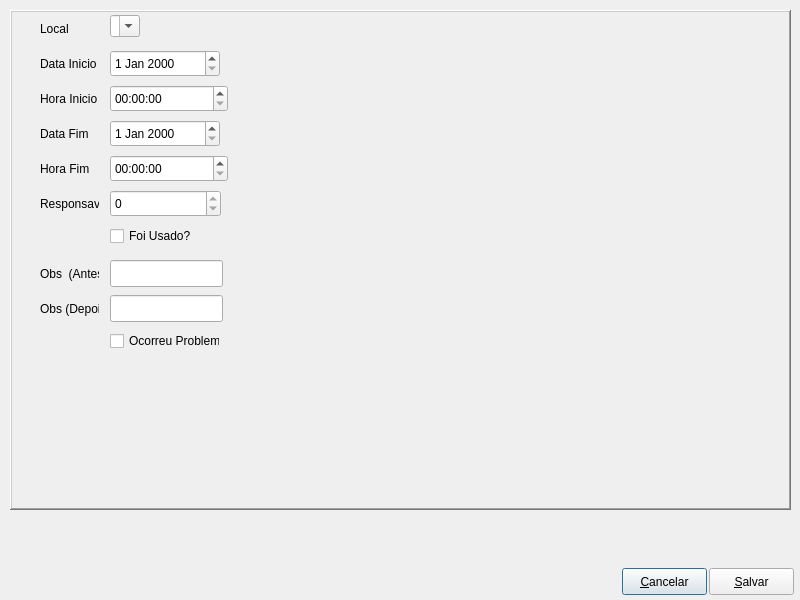
<?xml version="1.0" encoding="UTF-8"?>
<ui version="4.0">
 <class>Editreserve</class>
 <widget class="QDialog" name="Editreserve">
  <property name="geometry">
   <rect>
    <x>0</x>
    <y>0</y>
    <width>800</width>
    <height>600</height>
   </rect>
  </property>
  <property name="windowTitle">
   <string>Edit</string>
  </property>
  <widget class="QFrame" name="frame">
   <property name="geometry">
    <rect>
     <x>10</x>
     <y>10</y>
     <width>781</width>
     <height>500</height>
    </rect>
   </property>
   <property name="frameShape">
    <enum>QFrame::WinPanel</enum>
   </property>
   <property name="frameShadow">
    <enum>QFrame::Raised</enum>
   </property>
   <widget class="QLabel" name="Lblcommona_id">
    <property name="geometry">
     <rect>
      <x>30</x>
      <y>10</y>
      <width>59</width>
      <height>17</height>
     </rect>
    </property>
    <property name="text">
     <string>Local</string>
    </property>
   </widget>
   <widget class="SComboBox" name="CmbBxcommona_id">
    <property name="geometry">
     <rect>
      <x>100</x>
      <y>5</y>
      <width>27</width>
      <height>20</height>
     </rect>
    </property>
    <property name="editable">
     <bool>true</bool>
    </property>
    <property name="sizeAdjustPolicy">
     <enum>QComboBox::AdjustToContents</enum>
    </property>
    <item>
     <property name="text">
      <string/>
     </property>
    </item>
   </widget>
   <widget class="QLabel" name="Lbldate_start">
    <property name="geometry">
     <rect>
      <x>30</x>
      <y>45</y>
      <width>59</width>
      <height>17</height>
     </rect>
    </property>
    <property name="text">
     <string>Data Inicio</string>
    </property>
   </widget>
   <widget class="QDateEdit" name="DtEdtdate_start">
    <property name="geometry">
     <rect>
      <x>100</x>
      <y>40</y>
      <width>110</width>
      <height>27</height>
     </rect>
    </property>
   </widget>
   <widget class="QLabel" name="Lbltime_start">
    <property name="geometry">
     <rect>
      <x>30</x>
      <y>80</y>
      <width>59</width>
      <height>17</height>
     </rect>
    </property>
    <property name="text">
     <string>Hora Inicio</string>
    </property>
   </widget>
   <widget class="QTimeEdit" name="TmEdttime_start">
    <property name="geometry">
     <rect>
      <x>100</x>
      <y>75</y>
      <width>118</width>
      <height>27</height>
     </rect>
    </property>
   </widget>
   <widget class="QLabel" name="Lbldate_end">
    <property name="geometry">
     <rect>
      <x>30</x>
      <y>115</y>
      <width>59</width>
      <height>17</height>
     </rect>
    </property>
    <property name="text">
     <string>Data Fim</string>
    </property>
   </widget>
   <widget class="QDateEdit" name="DtEdtdate_end">
    <property name="geometry">
     <rect>
      <x>100</x>
      <y>110</y>
      <width>110</width>
      <height>27</height>
     </rect>
    </property>
   </widget>
   <widget class="QLabel" name="Lbltime_end">
    <property name="geometry">
     <rect>
      <x>30</x>
      <y>150</y>
      <width>59</width>
      <height>17</height>
     </rect>
    </property>
    <property name="text">
     <string>Hora Fim</string>
    </property>
   </widget>
   <widget class="QTimeEdit" name="TmEdttime_end">
    <property name="geometry">
     <rect>
      <x>100</x>
      <y>145</y>
      <width>118</width>
      <height>27</height>
     </rect>
    </property>
   </widget>
   <widget class="QLabel" name="Lblresponsable">
    <property name="geometry">
     <rect>
      <x>30</x>
      <y>185</y>
      <width>59</width>
      <height>17</height>
     </rect>
    </property>
    <property name="text">
     <string>Responsavel</string>
    </property>
   </widget>
   <widget class="QSpinBox" name="SpnBxresponsable">
    <property name="geometry">
     <rect>
      <x>100</x>
      <y>180</y>
      <width>111</width>
      <height>27</height>
     </rect>
    </property>
    <property name="maximum">
     <number>0</number>
    </property>
   </widget>
   <widget class="QCheckBox" name="ChkBxused">
    <property name="geometry">
     <rect>
      <x>100</x>
      <y>215</y>
      <width>110</width>
      <height>22</height>
     </rect>
    </property>
    <property name="text">
     <string>Foi Usado?</string>
    </property>
   </widget>
   <widget class="QLabel" name="Lblobs_before">
    <property name="geometry">
     <rect>
      <x>30</x>
      <y>255</y>
      <width>59</width>
      <height>17</height>
     </rect>
    </property>
    <property name="text">
     <string>Obs  (Antes)</string>
    </property>
   </widget>
   <widget class="QLineEdit" name="LnEdtobs_before">
    <property name="geometry">
     <rect>
      <x>100</x>
      <y>250</y>
      <width>113</width>
      <height>27</height>
     </rect>
    </property>
   </widget>
   <widget class="QLabel" name="Lblobs_after">
    <property name="geometry">
     <rect>
      <x>30</x>
      <y>290</y>
      <width>59</width>
      <height>17</height>
     </rect>
    </property>
    <property name="text">
     <string>Obs (Depois)</string>
    </property>
   </widget>
   <widget class="QLineEdit" name="LnEdtobs_after">
    <property name="geometry">
     <rect>
      <x>100</x>
      <y>285</y>
      <width>113</width>
      <height>27</height>
     </rect>
    </property>
   </widget>
   <widget class="QCheckBox" name="ChkBxproblem">
    <property name="geometry">
     <rect>
      <x>100</x>
      <y>320</y>
      <width>110</width>
      <height>22</height>
     </rect>
    </property>
    <property name="text">
     <string>Ocorreu Problema?</string>
    </property>
   </widget>
  </widget>
  <widget class="QPushButton" name="PshBtnCancel">
   <property name="geometry">
    <rect>
     <x>622</x>
     <y>568</y>
     <width>85</width>
     <height>27</height>
    </rect>
   </property>
   <property name="text">
    <string>&amp;Cancelar</string>
   </property>
  </widget>
  <widget class="QPushButton" name="PshBtnSave">
   <property name="geometry">
    <rect>
     <x>709</x>
     <y>568</y>
     <width>85</width>
     <height>27</height>
    </rect>
   </property>
   <property name="text">
    <string>&amp;Salvar</string>
   </property>
  </widget>
 </widget>
 <customwidgets>
  <customwidget>
   <class>SComboBox</class>
   <extends>QComboBox</extends>
   <header location="global">scombobox.h</header>
  </customwidget>
 </customwidgets>
 <resources/>
 <connections/>
</ui>
